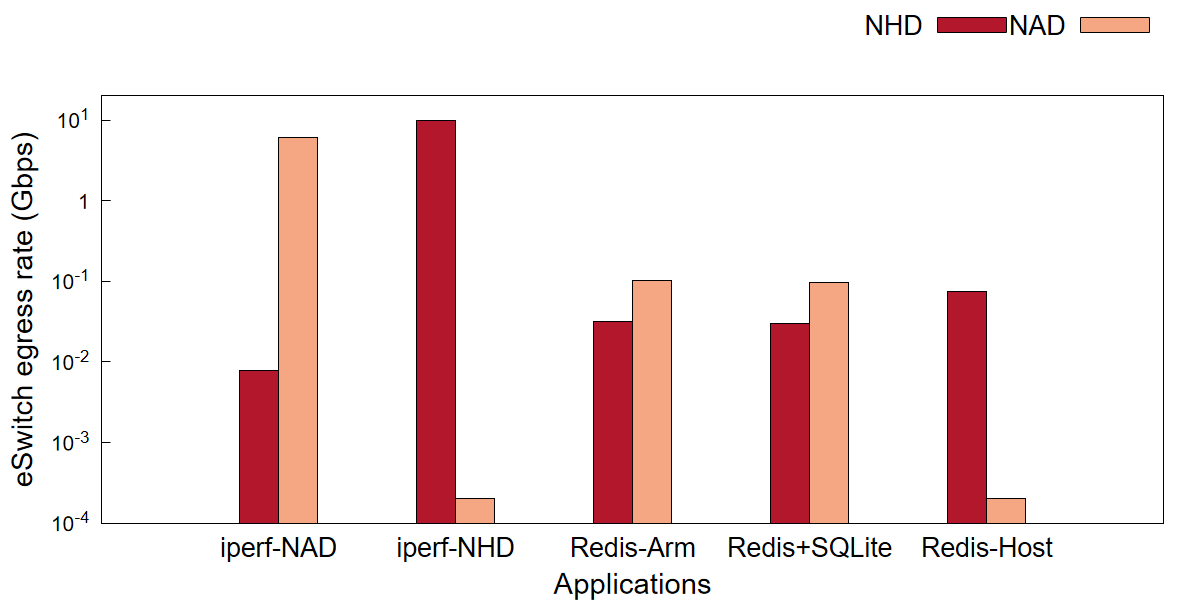

This chart was generated by the following gnuplot code:
# e1_nad_nhd.plt - NAD/NHD eSwitch egress split: 5 workloads, Host vs Arm bars.
#
# Same style as fig/tile_mem_reads.plt: pngcairo 1200x600, Arial
# 16/22/20, opaque fill with black border, key outside top right
# horizontal, full 4-side frame (border 15), tics only on left y /
# bottom x (nomirror).  2-series colors: #B2172B (left, Host) /
# #F5A682 (right, Arm).
#
# Log y axis: workload rates span 8 Mbps (iperf-NAD ACK return) to
# 10 Gbps (iperf-NHD).  Coarse decade tics only (10^{%L}, no minor
# tics), plain "1" at 10^0.  The 2e-4 dat floor draws a visible
# stub for the ~0 bars (true zero is off a log axis).
#
# Data: fig/e1_nad_nhd.dat (tools/verify_nad_nhd.py output).
#
# Usage: tools/gnuplot fig/e1_nad_nhd.plt   (from the repo root)

set terminal pngcairo size 1200,600 enhanced font 'Arial,16'
set output 'fig/e1_nad_nhd.png'

set ylabel 'eSwitch egress rate (Gbps)' font 'Arial,22'
set xlabel 'Applications' font 'Arial,22'

set style fill solid border -1
set boxwidth 0.22

set yrange [1e-4:20]
set logscale y 10
unset mytics
set format y '10^{%L}'
set ytics add ("1" 1)

set border 15
set ytics nomirror
set xtics nomirror

set xtics ('iperf-NAD' 1, 'iperf-NHD' 2, 'Redis-Arm' 3, \
           'Redis+SQLite' 4, 'Redis-Host' 5) font ',20'
set xrange [0:6]

set tmargin 4
set key outside top right horizontal font 'Arial,20'

C_HOST = "#B2172B"
C_ARM  = "#F5A682"

plot 'fig/e1_nad_nhd.dat' using ($0+1-0.11):2 with boxes title 'NHD' lc rgb C_HOST, \
     '' using ($0+1+0.11):3 with boxes title 'NAD' lc rgb C_ARM
